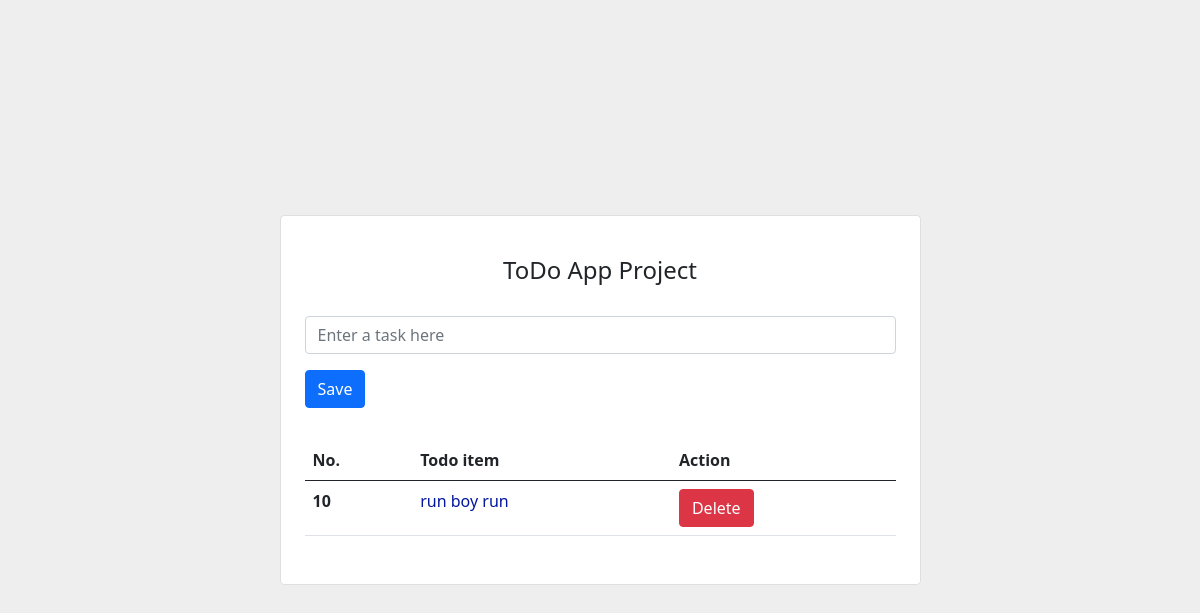
The page /todoapp/ on the database as committed earlier.
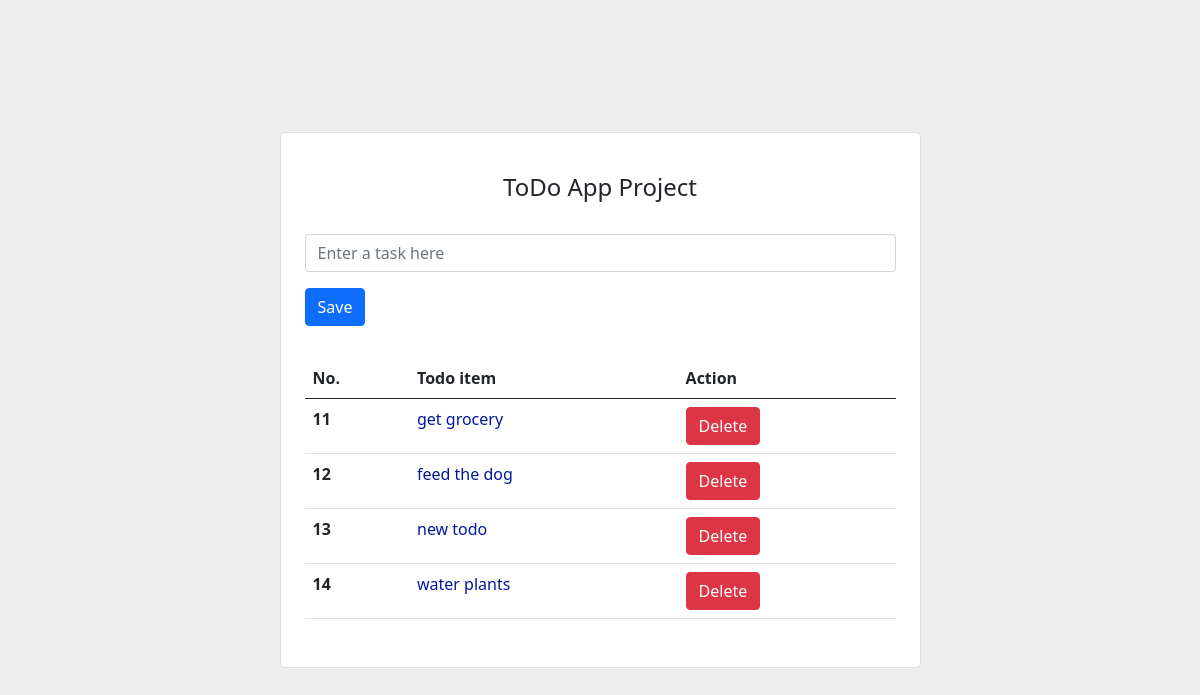
The same page on the database as committed later.
### todoapp/models.py (models this page shows)
class TodoList(models.Model):
    name = models.CharField(max_length=110, unique=True)

### todoapp/views.py (the view)
# urls.py: path('todoapp/', todoappview, name='home'),
def todoappview(request):
    all_todo_items = TodoList.objects.all()
    return render(request, 'index.html', {'all_items': all_todo_items})

### templates/index.html (shortened to what this page needs)
<!DOCTYPE html>
<html lang="en">
    <head>
        <link href="https://cdn.jsdelivr.net/npm/bootstrap@5.0.2/dist/css/bootstrap.min.css" rel="stylesheet">
    </head>
    <body>
        <section class="vh-100" style="background-color: #eee;">
    <div class="container py-5 h-100">
    <div class="row d-flex justify-content-center align-items-center h-100">
      <div class="col col-lg-9 col-xl-7">
        <div class="card rounded-3">
          <div class="card-body p-4">
            <h4 class="text-center my-3 pb-3">ToDo App Project</h4>
            <form action="{% url 'addtodo' %}" method="post" class="row row-cols-lg-auto g-3 justify-content-center align-items-center mb-4 pb-2">
              <div class="col-12">
                <div class="form-outline">
                  <input type="text" id="form1" class="form-control" name="todoname" placeholder="Enter a task here" />
                </div>
              </div>
              <div class="col-12">
                <button type="submit" class="btn btn-primary">Save</button>
              </div>
            </form>
            <table class="table mb-4">
              <thead>
                <tr>
                  <th scope="col">No.</th>
                  <th scope="col">Todo item</th>
                  <th scope="col">Action</th>
                </tr>
              </thead>
              <tbody>
                {% for item in all_items %}
                <tr>
                  <th scope="row">{{item.id}}</th>
                  <td><a href="{% url 'todolistpage' i=item.id %}">{{item.name}}</a></td>
                  <td>
                    <form action="{% url 'deletetodo' i=item.id %}" method="post">
                        <button type="submit" class="btn btn-danger">Delete</button>
                    </form>
                  </td>
                </tr>
                {% endfor %}
              </tbody>
            </table>
          </div>
        </div>
      </div>
    </div>
  </div>
</section>
    </body>
</html>

Rows that differ between the two databases and show on the page:
removed TodoList: id "10", name "run boy run"
added TodoList: id "11", name "get grocery"
added TodoList: id "12", name "feed the dog"
added TodoList: id "13", name "new todo"
added TodoList: id "14", name "water plants"
